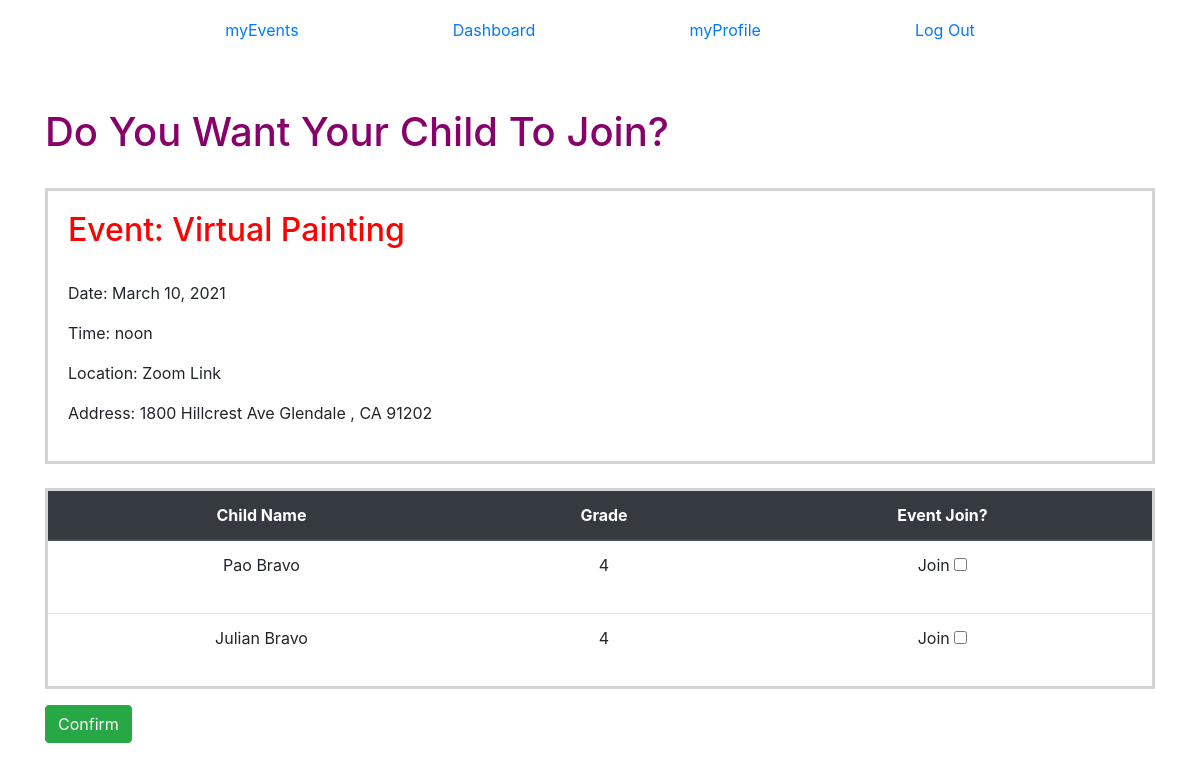
Screenshot of /ABC/event/2/newJoin (signed in) with the database file from the repository.
### group_app/models.py (models this page shows, shortened)
class Event(models.Model):
    event_name = models.CharField(max_length=250)
    location = models.CharField(max_length=250)
    event_date = models.DateField()
    event_time = models.TimeField()
    max_capacity = models.IntegerField()
    current_enrolled = models.IntegerField(default=0)
    action_class_full = models.BooleanField(default=False)
    street_address = models.CharField(max_length=255)
    city = models.CharField(max_length=60)
    state = models.CharField(max_length=2)
    zip_code = models.CharField(max_length=5)
    child_event = models.ManyToManyField(Child, related_name='enrolled_child')
    user_event = models.ManyToManyField(User, related_name='enrolled_user')

class Child(models.Model):
    first_name = models.CharField(max_length=50)
    last_name = models.CharField(max_length=50)
    birth_date = models.DateTimeField()
    gender = models.CharField(max_length=10)
    age = models.IntegerField()
    program = models.CharField(max_length=20)
    created_at = models.DateTimeField(auto_now_add=True)
    updated_at = models.DateTimeField(auto_now=True)
    parent_child = models.ForeignKey(
        User, related_name="enrolled_parent", on_delete=models.CASCADE)
    objects = ChildManager()
    def full_name(self):
        return f"{self.first_name} {self.last_name}"

### group_app/views.py (the view)
# urls.py: path('event/<int:event_id>/newJoin', views.viewJoin),
def viewJoin(request, event_id):
    if 'user_id' not in request.session:
        return redirect('/ABC')
    user = User.objects.get(id=request.session['user_id'])
    children = user.enrolled_parent.all()
    event = Event.objects.get(id=event_id)
    context = {
        'user': user,
        'children': children,
        'user_event': event,
    }
    return render(request, 'newJoin.html', context)

### group_app/templates/newJoin.html (shortened to what this page needs)
<!DOCTYPE html>
<html lang="en">
<head>
    <link href="https://stackpath.bootstrapcdn.com/bootstrap/4.5.0/css/bootstrap.min.css" rel="stylesheet"
>
    {% load static %}
    <link rel="stylesheet" href="{% static 'css/style.css' %}">
</head>
<body>
    <div class="container">
        <nav class="navbar">
            <a href="/ABC/myEvents">myEvents</a>
            <a href="/ABC/dashboard">Dashboard</a>
            <a href="/ABC/myProfile">myProfile</a>
            <a class="float-right" href="/ABC/logout">Log Out</a>
        </nav>
        <br>
        <br>
        <div>
            <h1>Do You Want Your Child To Join?</h1>
        </div>
        <br>
        <section id="event_info">
            <h2>Event: {{ user_event.event_name }}</h2>
            <br>
            <p>Date: {{ user_event.event_date }}</p>
            <p>Time: {{ user_event.event_time }}</p>
            <p>Location: {{ user_event.location }}</a></p>
            <p>Address: {{ user_event.street_address }} {{ user_event.city}} , {{ user_event.state}} {{ user_event.zip_code}}</p>
        </section>
        <br>
        <section>
            <form action="/ABC/event/{{user_event.id}}/requestJoin" method="POST">
                <table class="table" id="child_info">
                    <thead class="thead-dark">
                        <tr>
                            <th scope="col">Child Name</th>
                            <th scope="col">Grade</th>
                            <th scope="col">Event Join?</th>
                        </tr>
                    </thead>
                    <tbody>
                        {% for child in children %}
                        <tr>
                            <td>{{ child.full_name }}</td>
                            <td>{{ child.age }}</td>
                            <td>
                                <div class="form-group">
                                    <label for="child{{ child.id }}">Join</label>
                                    <input type="checkbox" name="childrenJoin" id="{{ child.id }}"
                                        value="{{ child.id }}">
                                </div>
                            </td>
                        </tr>
                        {% endfor %}
                    </tbody>
                </table>
                <div class="form-group">
                    <button class="btn btn-success" type="submit">Confirm</button>
                </div>
            </form>
            <br>
            <br>
        </section>
    </div>
</body>
</html>

### group_app/static/css/style.css (style rules this page uses)
* { margin:0; padding:0; }
h1 { color: rgb(136, 0, 106); }
h2 { color:red; }
.navbar { display: flex; justify-content: space-evenly; margin:10px; }
#event_info { border: solid lightgray; padding: 20px; }
#child_info { border: solid lightgray; }
.table tr th { text-align: center; }
.table tr td { text-align: center; }
.container { margin-top:10px; }
label { font-weight: 400; }

### rows the page displays
Event: event_name "Virtual Painting", event_date "March 10, 2021", event_time "noon", location "Zoom Link", street_address "1800 Hillcrest Ave", city "Glendale", state "CA", zip_code "91202"
Child: full_name "Pao Bravo", age "4"
Child: full_name "Julian Bravo", age "4"
